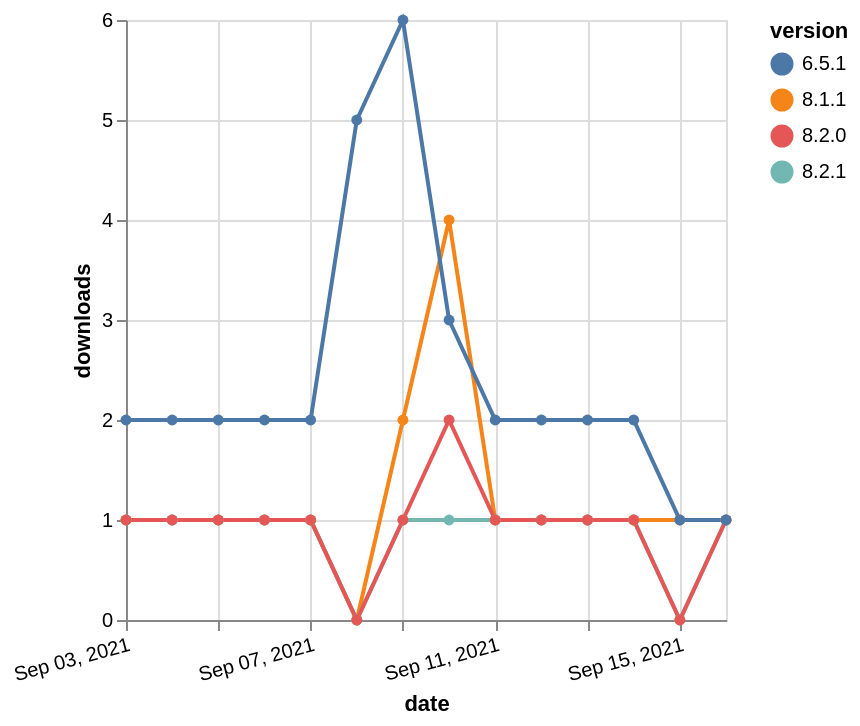

Vega-Lite specification stored for this chart:
### Vega-Lite specification from a JSON file in a GitHub repository (floating-point values rounded to 4 significant figures)
{"$schema": "https://vega.github.io/schema/vega-lite/v5.json", "description": "A simple bar chart with embedded data.", "data": {"values": [{"date": "2021-09-03", "total": 739, "delta": 1, "version": "8.1.1"}, {"date": "2021-09-04", "total": 740, "delta": 1, "version": "8.1.1"}, {"date": "2021-09-05", "total": 741, "delta": 1, "version": "8.1.1"}, {"date": "2021-09-06", "total": 742, "delta": 1, "version": "8.1.1"}, {"date": "2021-09-07", "total": 743, "delta": 1, "version": "8.1.1"}, {"date": "2021-09-08", "total": 743, "delta": 0, "version": "8.1.1"}, {"date": "2021-09-09", "total": 745, "delta": 2, "version": "8.1.1"}, {"date": "2021-09-10", "total": 749, "delta": 4, "version": "8.1.1"}, {"date": "2021-09-11", "total": 750, "delta": 1, "version": "8.1.1"}, {"date": "2021-09-12", "total": 751, "delta": 1, "version": "8.1.1"}, {"date": "2021-09-13", "total": 752, "delta": 1, "version": "8.1.1"}, {"date": "2021-09-14", "total": 753, "delta": 1, "version": "8.1.1"}, {"date": "2021-09-15", "total": 754, "delta": 1, "version": "8.1.1"}, {"date": "2021-09-16", "total": 755, "delta": 1, "version": "8.1.1"}, {"date": "2021-09-03", "total": 136, "delta": 1, "version": "8.2.1"}, {"date": "2021-09-04", "total": 137, "delta": 1, "version": "8.2.1"}, {"date": "2021-09-05", "total": 138, "delta": 1, "version": "8.2.1"}, {"date": "2021-09-06", "total": 139, "delta": 1, "version": "8.2.1"}, {"date": "2021-09-07", "total": 140, "delta": 1, "version": "8.2.1"}, {"date": "2021-09-08", "total": 140, "delta": 0, "version": "8.2.1"}, {"date": "2021-09-09", "total": 141, "delta": 1, "version": "8.2.1"}, {"date": "2021-09-10", "total": 142, "delta": 1, "version": "8.2.1"}, {"date": "2021-09-11", "total": 143, "delta": 1, "version": "8.2.1"}, {"date": "2021-09-12", "total": 144, "delta": 1, "version": "8.2.1"}, {"date": "2021-09-13", "total": 145, "delta": 1, "version": "8.2.1"}, {"date": "2021-09-14", "total": 146, "delta": 1, "version": "8.2.1"}, {"date": "2021-09-15", "total": 146, "delta": 0, "version": "8.2.1"}, {"date": "2021-09-16", "total": 147, "delta": 1, "version": "8.2.1"}, {"date": "2021-09-03", "total": 132, "delta": 1, "version": "8.2.0"}, {"date": "2021-09-04", "total": 133, "delta": 1, "version": "8.2.0"}, {"date": "2021-09-05", "total": 134, "delta": 1, "version": "8.2.0"}, {"date": "2021-09-06", "total": 135, "delta": 1, "version": "8.2.0"}, {"date": "2021-09-07", "total": 136, "delta": 1, "version": "8.2.0"}, {"date": "2021-09-08", "total": 136, "delta": 0, "version": "8.2.0"}, {"date": "2021-09-09", "total": 137, "delta": 1, "version": "8.2.0"}, {"date": "2021-09-10", "total": 139, "delta": 2, "version": "8.2.0"}, {"date": "2021-09-11", "total": 140, "delta": 1, "version": "8.2.0"}, {"date": "2021-09-12", "total": 141, "delta": 1, "version": "8.2.0"}, {"date": "2021-09-13", "total": 142, "delta": 1, "version": "8.2.0"}, {"date": "2021-09-14", "total": 143, "delta": 1, "version": "8.2.0"}, {"date": "2021-09-15", "total": 143, "delta": 0, "version": "8.2.0"}, {"date": "2021-09-16", "total": 144, "delta": 1, "version": "8.2.0"}, {"date": "2021-09-03", "total": 4997, "delta": 2, "version": "6.5.1"}, {"date": "2021-09-04", "total": 4999, "delta": 2, "version": "6.5.1"}, {"date": "2021-09-05", "total": 5001, "delta": 2, "version": "6.5.1"}, {"date": "2021-09-06", "total": 5003, "delta": 2, "version": "6.5.1"}, {"date": "2021-09-07", "total": 5005, "delta": 2, "version": "6.5.1"}, {"date": "2021-09-08", "total": 5010, "delta": 5, "version": "6.5.1"}, {"date": "2021-09-09", "total": 5016, "delta": 6, "version": "6.5.1"}, {"date": "2021-09-10", "total": 5019, "delta": 3, "version": "6.5.1"}, {"date": "2021-09-11", "total": 5021, "delta": 2, "version": "6.5.1"}, {"date": "2021-09-12", "total": 5023, "delta": 2, "version": "6.5.1"}, {"date": "2021-09-13", "total": 5025, "delta": 2, "version": "6.5.1"}, {"date": "2021-09-14", "total": 5027, "delta": 2, "version": "6.5.1"}, {"date": "2021-09-15", "total": 5028, "delta": 1, "version": "6.5.1"}, {"date": "2021-09-16", "total": 5029, "delta": 1, "version": "6.5.1"}]}, "width": "container", "mark": {"type": "line", "point": {"filled": true}}, "encoding": {"x": {"field": "date", "type": "temporal", "timeUnit": "yearmonthdate", "title": "date", "axis": {"labelAngle": -15}}, "y": {"field": "delta", "type": "quantitative", "title": "downloads"}, "color": {"field": "version", "type": "nominal"}, "tooltip": {"field": "delta"}}}
